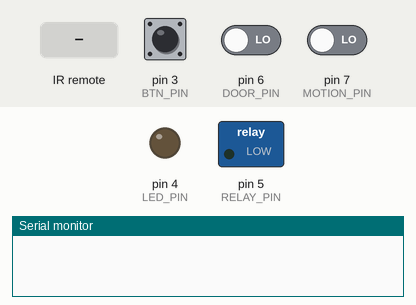
A sketch run on a simulated Arduino Uno, built with avr-gcc and run on an emulated ATmega328P. Shown: switched loads named in the sketch (green lamp = pin HIGH), output pins drawn as LEDs (lit = HIGH), the last lines printed to the serial monitor. The inputs (shaded band) are chosen by the test bench; at power-on: pin 3 (BTN_PIN) HIGH, pin 6 (DOOR_PIN) LOW, pin 7 (MOTION_PIN) LOW. No radio packets arrive unless stated.

Above: at 1.2 s.
1.3 s: pin 3 (BTN_PIN) pulled LOW for 0.15 s
At 2.3 s:
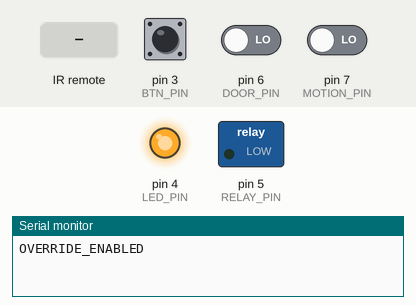
2.9 s: infrared code 0x4FBBA45 received
At 3.3 s:
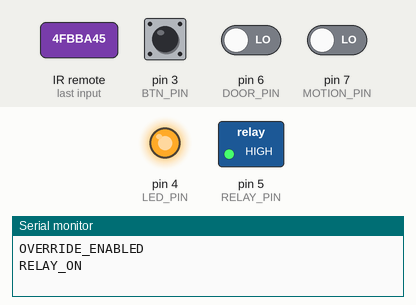
4.4 s: pin 6 (DOOR_PIN) driven HIGH
5.9 s: infrared code 0x4FB3AC5 received
At 6.8 s:
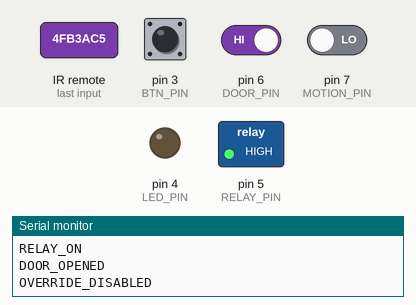
7.4 s: pin 7 (MOTION_PIN) driven HIGH
8.9 s: pin 3 (BTN_PIN) pulled LOW for 1 s
At 10.2 s:
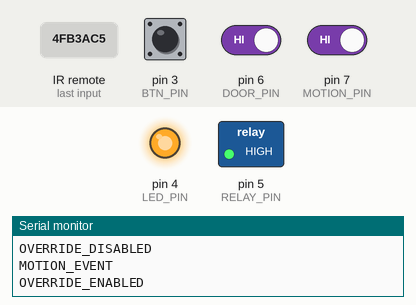
Timing chart, 0 to 11.9 s (numbered marks = the images above; inputs shaded):
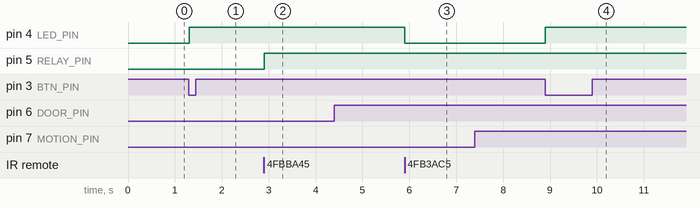

Measured:
- after the input at 1.3 s, pin 4 (LED_PIN): LOW → HIGH at once
- after the input at 2.9 s, pin 5 (RELAY_PIN): LOW → HIGH at once
- after the input at 5.9 s, pin 4 (LED_PIN): HIGH → LOW at once
- after the input at 8.9 s, pin 4 (LED_PIN): LOW → HIGH at once

The sketch:

LivingRoomArduino.ino
```cpp
#include <IRremote.h>
#include <SPI.h>
#include <nRF24L01.h>
#include <RF24.h>

// define pins
#define RECV_PIN   2
#define LED_PIN    4
#define BTN_PIN    3
#define RELAY_PIN  5
#define DOOR_PIN   6
#define MOTION_PIN 7
#define RADIO_CE   8
#define RADIO_CSN  9
#define IN_BUFFER 20

// define remote button values
#define REMOTE_RED    0x4FB3AC5
#define REMOTE_GREEN  0x4FBBA45
#define REMOTE_YELLOW 0x4FB7A85
#define REMOTE_BLUE   0x4FBFA05
#define REMOTE_RIGHT  0x4FBD22D
#define REMOTE_UP     0x4FBE21D
#define REMOTE_LEFT   0x4FB926D
#define REMOTE_DOWN   0x4FBB24D
#define REMOTE_ENTER  0x4FB52AD

// flags
boolean overrideState, relayState;
boolean btnState, btnPrev;
boolean motionState, motionPrev;
boolean doorOpen, doorPrev;

// serial stuff
boolean inputRecieved;
char inString[IN_BUFFER];
char charin;
uint8_t nChars;

// remote stuff
IRrecv irrecv(RECV_PIN);
decode_results results;

// radio stuff
RF24 radio(RADIO_CE, RADIO_CSN);
const byte address[] = "test01";
const char RADIO_BLUE[] = "BLUE";
const char RADIO_RIGHT[] = "RIGHT";
const char RADIO_LEFT[] = "LEFT";

// check the button
void checkButton(){
  btnPrev = btnState;
  btnState = digitalRead(BTN_PIN);
  if(!btnState && btnPrev)
    toggleOverride();
}

// check the motion sensor
void checkMotion(){
  motionPrev = motionState;
  motionState = digitalRead(MOTION_PIN);
  if(motionState && !motionPrev)
    Serial.print(F("MOTION_EVENT\n"));
}

// check the door sensor
void checkDoor(){
  doorPrev = doorOpen;
  doorOpen = digitalRead(DOOR_PIN);

  if(doorOpen && !doorPrev)
    Serial.print(F("DOOR_OPENED\n"));

  if(!doorOpen && doorPrev)
    Serial.print(F("DOOR_CLOSED\n"));

  if(!overrideState)
    setRelay(doorOpen);
}

// process messages from remote
void handleRemote(){

  if(irrecv.decode(&results)){

    switch(results.value){
      case REMOTE_RED:
        toggleOverride();
        break;

      case REMOTE_GREEN:
        if(overrideState)
          setRelay(!relayState);
        break;

      case REMOTE_YELLOW:
        break;

      case REMOTE_BLUE:
        radio.write(&RADIO_BLUE, sizeof(RADIO_BLUE));
        break;

      case REMOTE_RIGHT:
        radio.write(&RADIO_RIGHT, sizeof(RADIO_RIGHT));
        break;

      case REMOTE_UP:
        break;

      case REMOTE_LEFT:
        radio.write(&RADIO_LEFT, sizeof(RADIO_LEFT));
        break;

      case REMOTE_DOWN:
        break;

      case REMOTE_ENTER:
        break;

      break;
    }

    irrecv.resume();
  }
}

// process a received serial string
void handleSerial(){
  if(inputRecieved){

    /* process messages here */

    inputRecieved = false;
    nChars = 0;
    for(uint8_t i = 0; i < IN_BUFFER; i++)
      inString[i] = ' ';
  }
}

// read from serial when available
void serialEvent(){
  while(Serial.available()){
    charin = (char)Serial.read();
    if(charin == '\n')
      inputRecieved = true;
    else if(nChars < IN_BUFFER)
      inString[nChars++] = charin;
  }
}

// toggle override state
void toggleOverride(){
  overrideState = !overrideState;
  if(overrideState)
    Serial.print(F("OVERRIDE_ENABLED\n"));
  else
    Serial.print(F("OVERRIDE_DISABLED\n"));
  digitalWrite(LED_PIN, overrideState);
}

// switch the relay
void setRelay(boolean state){

  if(state != relayState){
    if(state)
      Serial.print(F("RELAY_ON\n"));
    else
      Serial.print(F("RELAY_OFF\n"));
    relayState = state;
    digitalWrite(RELAY_PIN, relayState);
  }
}

// setup
void setup(){

  // initialize control vars
  overrideState = false;
  relayState = false;
  inputRecieved = false;
  nChars = 0;

  // initialize connected devices
  // led
  pinMode(LED_PIN, OUTPUT);
  digitalWrite(LED_PIN, overrideState);

  // relay
  pinMode(RELAY_PIN, OUTPUT);
  digitalWrite(RELAY_PIN, LOW);

  // button
  pinMode(BTN_PIN, INPUT_PULLUP);
  btnState = digitalRead(BTN_PIN);

  // motion sensor
  pinMode(MOTION_PIN, INPUT);
  motionState = digitalRead(MOTION_PIN);

  // door sensor
  pinMode(DOOR_PIN, INPUT);
  doorOpen = digitalRead(DOOR_PIN);

  // serial
  Serial.begin(9600);

  // remote control
  irrecv.enableIRIn();

  // radio module
  radio.begin();
  radio.openWritingPipe(address);
  radio.setPALevel(RF24_PA_MIN);
  radio.stopListening();
}

// main loop
void loop() {

  handleRemote();
  handleSerial();

  checkButton();
  checkDoor();
  checkMotion();

  delay(10);
}
```
